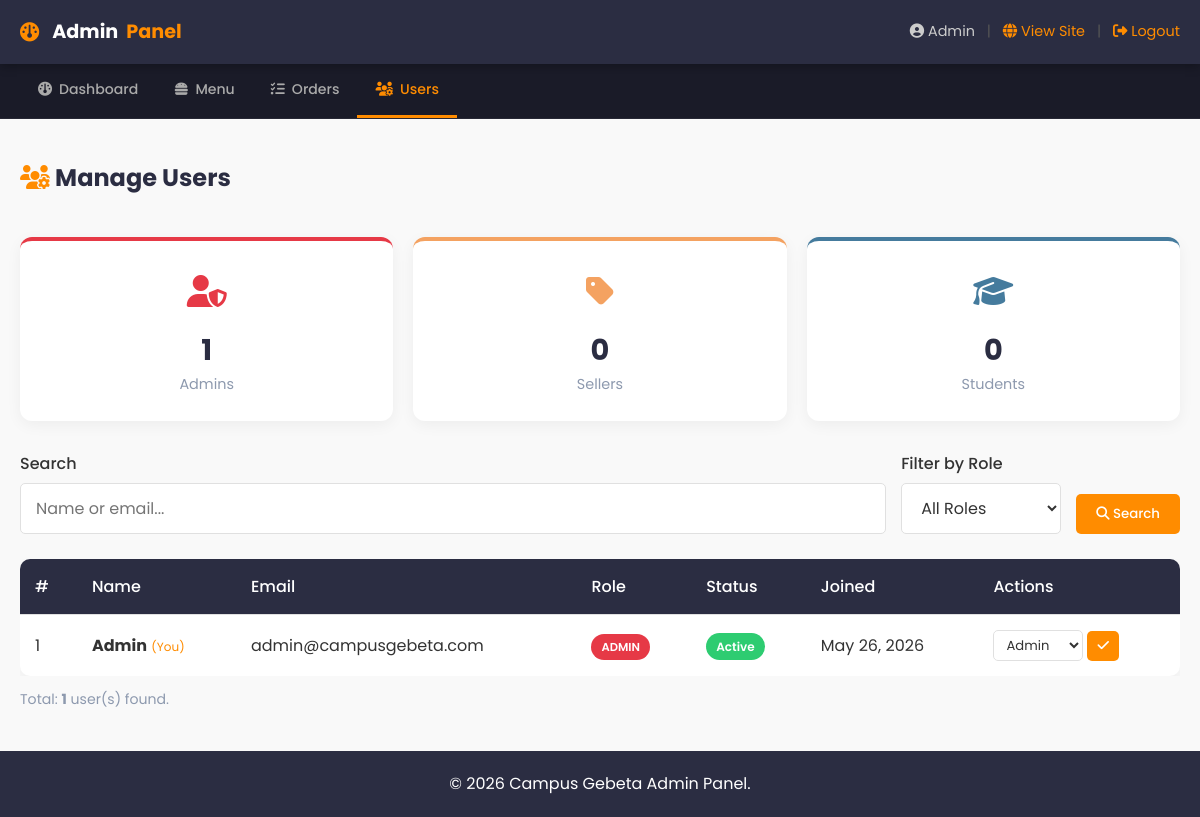
The page /admin/users.php (signed in) on the database its author committed.
### tables this page shows
CREATE TABLE IF NOT EXISTS users (
    id             INT AUTO_INCREMENT PRIMARY KEY,
    name           VARCHAR(100)  NOT NULL,
    email          VARCHAR(100)  NOT NULL UNIQUE,
    password       VARCHAR(255)  NOT NULL,
    role           ENUM('student','seller','lecturer','admin') DEFAULT 'student',
    status         ENUM('active','suspended') DEFAULT 'active',
    wallet_balance DECIMAL(10,2) DEFAULT 0.00,
    created_at     TIMESTAMP DEFAULT CURRENT_TIMESTAMP
);

### includes/functions.php (called while the page is built, shortened)
<?php
function h($string)
{
    return htmlspecialchars($string, ENT_QUOTES, 'UTF-8');
}

### admin/users.php (the view, shortened to what this page needs)
<?php
require_once 'header.php';
$filter_search = trim($_GET['search'] ?? '');
$query  = "SELECT * FROM users WHERE 1=1";
$params = [];
$query .= " ORDER BY created_at DESC";
$stmt = $pdo->prepare($query);
$stmt->execute($params);
$users = $stmt->fetchAll();
$role_counts = [];
foreach (['admin', 'seller', 'student'] as $r) {
    $s = $pdo->prepare("SELECT COUNT(*) as c FROM users WHERE role = ?");
    $s->execute([$r]);
    $role_counts[$r] = $s->fetch()->c;
}
?>
<div class="container">
    <div style="display:flex; justify-content:space-between; align-items:center; margin-bottom:25px; flex-wrap:wrap; gap:15px;">
        <h2><i class="fa-solid fa-users-gear" style="color:var(--primary-color);"></i> Manage Users</h2>
    </div>
    <div class="admin-stat-grid" style="margin-bottom:30px;">
        <?php
        $card_data = [
            ['role' => 'admin',    'icon' => 'fa-user-shield',  'color' => '#e63946', 'label' => 'Admins'],
            ['role' => 'seller',   'icon' => 'fa-tag',          'color' => '#f4a261', 'label' => 'Sellers'],
            ['role' => 'student',  'icon' => 'fa-graduation-cap', 'color' => '#457b9d', 'label' => 'Students'],
        ];
        foreach ($card_data as $c): ?>
            <div class="admin-stat-card" style="border-top-color:<?= $c['color'] ?>;">
                <div class="stat-icon" style="color:<?= $c['color'] ?>;"><i class="fa-solid <?= $c['icon'] ?>"></i></div>
                <h3><?= $role_counts[$c['role']] ?></h3>
                <p><?= $c['label'] ?></p>
            </div>
        <?php endforeach; ?>
    </div>
    <div class="card" style="margin-bottom:25px;">
        <form method="GET" action="users.php" style="display:flex; gap:15px; flex-wrap:wrap; align-items:flex-end;">
            <div style="flex:1; min-width:220px;">
                <label style="font-weight:500; display:block; margin-bottom:6px;">Search</label>
                <input type="text" name="search" class="form-control" placeholder="Name or email..." value="<?= h($filter_search) ?>">
            </div>
            <div style="min-width:160px;">
                <label style="font-weight:500; display:block; margin-bottom:6px;">Filter by Role</label>
                <select name="role" class="form-control">
                    <option value="">All Roles</option>
                </select>
            </div>
            <div style="display:flex; gap:10px;">
                <button type="submit" class="btn btn-primary"><i class="fa-solid fa-search"></i> Search</button>
            </div>
        </form>
    </div>
    <div class="table-responsive">
        <table>
            <thead>
                <tr>
                    <th>#</th>
                    <th>Name</th>
                    <th>Email</th>
                    <th>Role</th>
                    <th>Status</th>
                    <th>Joined</th>
                    <th>Actions</th>
                </tr>
            </thead>
            <tbody>
                <?php if (empty($users)): ?>
                    <tr>
                        <td colspan="7" style="text-align:center; color:var(--gray); padding:30px;">No users found.</td>
                    </tr>
                <?php else: ?>
                    <?php foreach ($users as $u): ?>
                        <?php
                        $roleColors = ['admin' => '#e63946', 'seller' => '#f4a261', 'student' => '#457b9d'];
                        $rc = $roleColors[$u->role] ?? '#888';
                        $isCurrentUser = ($u->id == $_SESSION['user_id']);
                        $status = $u->status ?? 'active';
                        ?>
                        <tr>
                            <td><?= $u->id ?></td>
                            <td>
                                <strong><?= h($u->name) ?></strong>
                                <?php if ($isCurrentUser): ?>
                                    <span style="font-size:0.75rem; color:var(--primary-color);"> (You)</span>
                                <?php endif; ?>
                            </td>
                            <td><?= h($u->email) ?></td>
                            <td>
                                <span class="badge" style="background:<?= $rc ?>; color:white; text-transform:uppercase; font-size:0.72rem;">
                                    <?= h($u->role) ?>
                                </span>
                            </td>
                            <td>
                                <span class="badge <?= $status === 'active' ? 'status-active' : 'status-suspended' ?>">
                                    <?= ucfirst($status) ?>
                                </span>
                            </td>
                            <td><?= date('M d, Y', strtotime($u->created_at)) ?></td>
                            <td>
                                <div style="display:flex; gap:6px; flex-wrap:wrap;">
                                    <form method="POST" action="users.php" style="display:flex; gap:4px; align-items:center;">
                                        <select name="role" class="form-control" style="padding:4px 8px; font-size:0.82rem; width:auto;">
                                            <option value="admin" <?= $u->role == 'admin'    ? 'selected' : '' ?>>Admin</option>
                                        </select>
                                        <button type="submit" class="btn btn-primary" style="padding:5px 10px; font-size:0.82rem;">
                                            <i class="fa-solid fa-check"></i>
                                        </button>
                                    </form>
                                </div>
                            </td>
                        </tr>
                    <?php endforeach; ?>
                <?php endif; ?>
            </tbody>
        </table>
    </div>
    <p style="margin-top:12px; color:var(--gray); font-size:0.88rem;">Total: <strong><?= count($users) ?></strong> user(s) found.</p>
</div>
<?php require_once 'footer.php'; ?>

### assets/css/style.css (style rules this page uses)
:root { --primary-color: #ff8c00; --primary-hover: #e67e22; --secondary-color: #2ecc71; --dark-color: #2b2d42; --light-color: #edf2f4; --white: #ffffff; --bg-color: #f9f9f9; --card-bg: #ffffff; --text-color: #333333; --gray: #8d99ae; --border-color: #e0e0e0; --success: #2ecc71; --danger: #e74c3c; --warning: #f1c40f; --shadow: 0 4px 15px rgba(0, 0, 0, 0.05); --transition: all 0.3s ease; }
* { margin: 0; padding: 0; box-sizing: border-box; font-family: 'Poppins', sans-serif; }
body { background-color: var(--bg-color); color: var(--text-color); line-height: 1.6; transition: background-color 0.3s ease, color 0.3s ease; display: flex; flex-direction: column; min-height: 100vh; }
.container { max-width: 1200px; margin: 0 auto; padding: 0 20px; }
h1, h2, h3, h4, h5, h6 { color: var(--dark-color); margin-bottom: 15px; }
.btn { display: inline-block; padding: 10px 20px; border: none; border-radius: 5px; cursor: pointer; font-weight: 500; text-align: center; transition: var(--transition); }
.btn-primary { background-color: var(--primary-color); color: var(--white); }
.form-control { width: 100%; padding: 12px 15px; border: 1px solid var(--border-color); border-radius: 5px; font-size: 16px; outline: none; background-color: var(--card-bg); color: var(--text-color); transition: var(--transition); }
.table-responsive { overflow-x: auto; }
table { width: 100%; border-collapse: collapse; background: var(--card-bg); box-shadow: var(--shadow); border-radius: 10px; overflow: hidden; }
th, td { padding: 15px; text-align: left; border-bottom: 1px solid var(--border-color); }
th { background-color: var(--dark-color); color: var(--white); font-weight: 500; }
tr:last-child td { border-bottom: none; }
.badge { padding: 5px 10px; border-radius: 20px; font-size: 12px; font-weight: 600; }
.status-active { background: #2ecc71; color: white; }
.admin-stat-grid { display: grid; grid-template-columns: repeat(auto-fit, minmax(180px, 1fr)); gap: 20px; margin: 25px 0; }
.admin-stat-card { background: var(--card-bg); border-radius: 12px; padding: 25px 20px; text-align: center; box-shadow: var(--shadow); border-top: 4px solid var(--primary-color); transition: var(--transition); }
.admin-stat-card .stat-icon { font-size: 2rem; margin-bottom: 10px; }
.admin-stat-card h3 { font-size: 1.8rem; margin: 0; }
.admin-stat-card p { color: var(--gray); margin: 0; font-size: 0.9rem; }

### rows shown on the page
users: id "1", name "Admin", shows "(You)", email "admin@campusgebeta.com", role "ADMIN", status "Active", created_at "May 26, 2026", role "Admin"

### other values the page prints
$_SESSION['user_name'] "Admin"
$item['label'] "Dashboard"
$item['label'] "Menu"
$item['label'] "Orders"
$item['label'] "Users"
$role_counts[$c['role']] "1"
$c['label'] "Admins"
$role_counts[$c['role']] "0"
$c['label'] "Sellers"
$c['label'] "Students"
count($users) "1"
